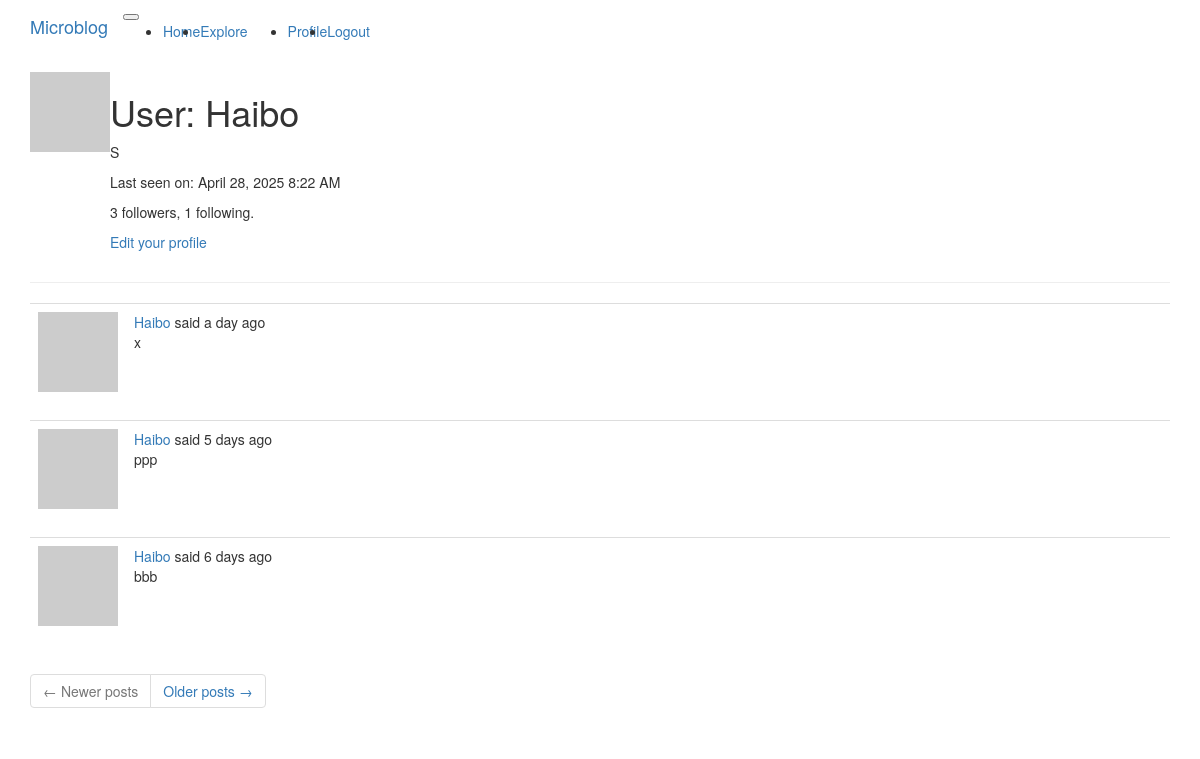
Page /user/Haibo (signed in) on the earlier database version.
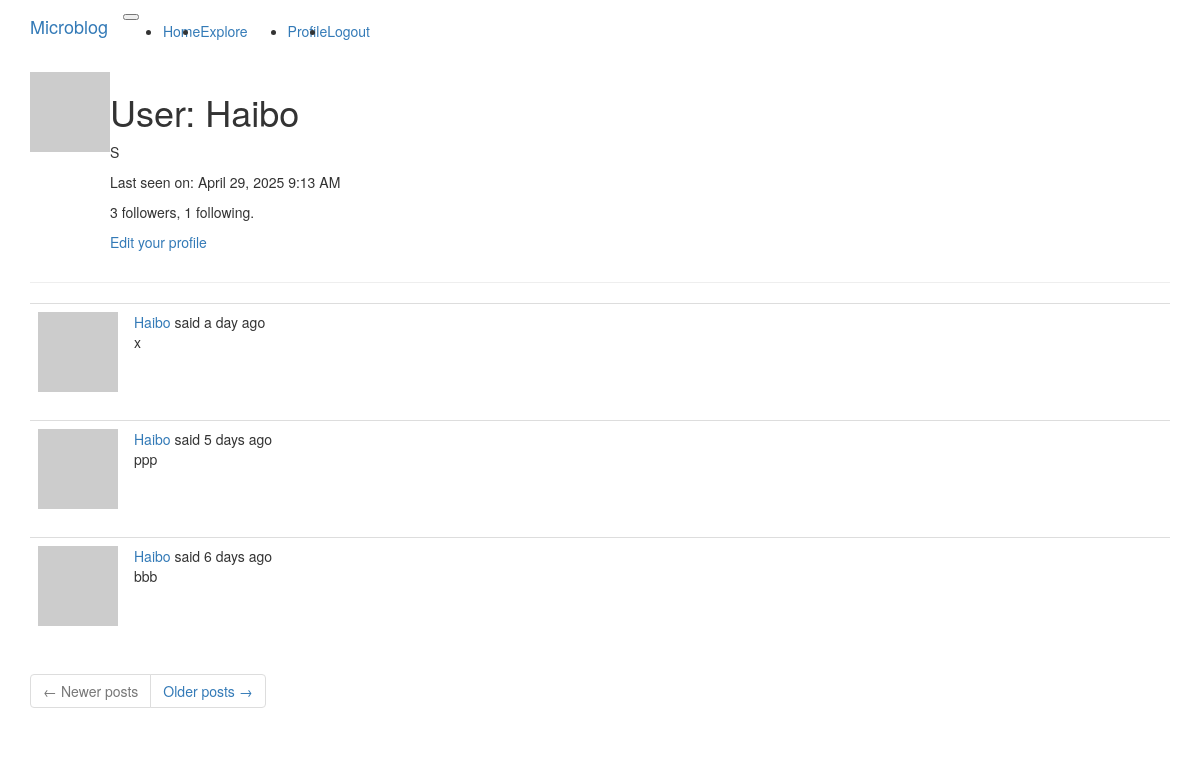
Same page on the later database version.
### app/models.py (models this page shows, shortened)
class User(UserMixin, db.Model):
    id = db.Column(db.Integer, primary_key=True)
    username = db.Column(db.String(64), index=True, unique=True)
    email = db.Column(db.String(120), index=True, unique=True)
    password_hash = db.Column(db.String(128))
    posts = db.relationship('Post', backref='author', lazy='dynamic')
    about_me = db.Column(db.String(140))
    last_seen = db.Column(db.DateTime, default=datetime.utcnow)
    def avatar(self, size):
        digest = md5(self.email.lower().encode('utf-8')).hexdigest()
        return f'https://www.gravatar.com/avatar/{digest}?d=identicon&s={size}'
    followed = db.relationship(
        'User', secondary=followers,
        primaryjoin=(followers.c.follower_id == id),
        secondaryjoin=(followers.c.followed_id == id),
        backref=db.backref('followers', lazy='dynamic'), lazy='dynamic')

### app/routes.py (the view)
@app.route('/user/<username>')
@login_required
def user(username):
    user = User.query.filter_by(username=username).first_or_404()
    page = request.args.get('page', 1, type=int)
    posts = user.posts.order_by(Post.timestamp.desc()).paginate(
        page=page, per_page=app.config['POSTS_PER_PAGE'], error_out=False)
    next_url = url_for('user', username=user.username, page=posts.next_num) \
        if posts.has_next else None
    prev_url = url_for('user', username=user.username, page=posts.prev_num) \
        if posts.has_prev else None
    return render_template('user.html', user=user, posts=posts.items,
                           next_url=next_url, prev_url=prev_url)

### app/__init__.py (called while the page is built)
def get_locale():
    return request.accept_languages.best_match(app.config['LANGUAGES'])

### app/models.py (called while the page is built)
@login.user_loader
def load_user(id):
    return User.query.get(int(id))

### app/routes.py (called while the page is built)
@app.before_request
def before_request():
    if current_user.is_authenticated:
        current_user.last_seen = datetime.utcnow()
        db.session.commit()
    g.locale = str(get_locale())

### app/templates/user.html
{% extends "base.html" %}
{% block app_content %}
    <table>
        <tr valign="top">
            <td><img src="{{ user.avatar(128) }}"></td>
            <td>
                <h1>User: {{ user.username }}</h1>
                {% if user.about_me %}<p>{{ user.about_me }}</p>{% endif %}
                {% if user.last_seen %}<p>Last seen on: {{ moment(user.last_seen).format('LLL') }}</p>{% endif %}
                <p>{{ user.followers.count() }} followers, {{ user.followed.count() }} following.</p>
                {% if user == current_user %}
                <p><a href="{{ url_for('edit_profile') }}">Edit your profile</a></p>
                {% elif not current_user.is_following(user) %}
                <p><a href="{{ url_for('follow', username=user.username) }}">Follow</a></p>
                {% else %}
                <p><a href="{{ url_for('unfollow', username=user.username) }}">Unfollow</a></p>
                {% endif %}
            </td>
        </tr>
    </table>
    <hr>
    {% for post in posts %}
        {% include '_post.html' %}
    {% endfor %}
    <nav aria-label="Post navigation">
        <ul class="pagination">
            <li class="page-item{% if not prev_url %} disabled{% endif %}">
                <a class="page-link" href="{{ prev_url }}">
                    <span aria-hidden="true">&larr;</span> Newer posts
                </a>
            </li>
            <li class="page-item{% if not next_url %} disabled{% endif %}">
                <a class="page-link" href="{{ next_url }}">
                    Older posts <span aria-hidden="true">&rarr;</span>
                </a>
            </li>
        </ul>
    </nav>
{% endblock %}

Differences in the rows shown:
changed User "Haibo": last_seen "April 28, 2025 8:22 AM" → "April 29, 2025 9:13 AM"
